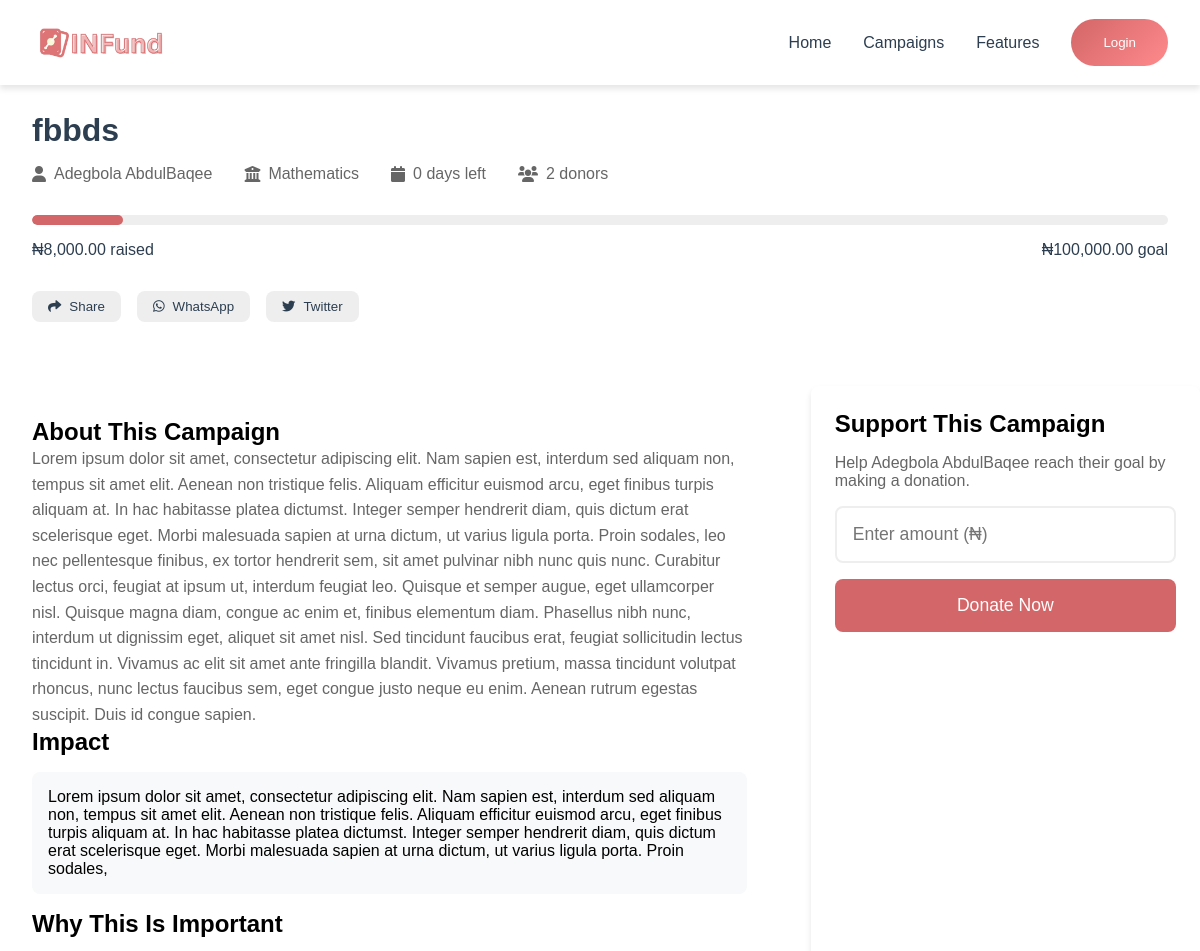
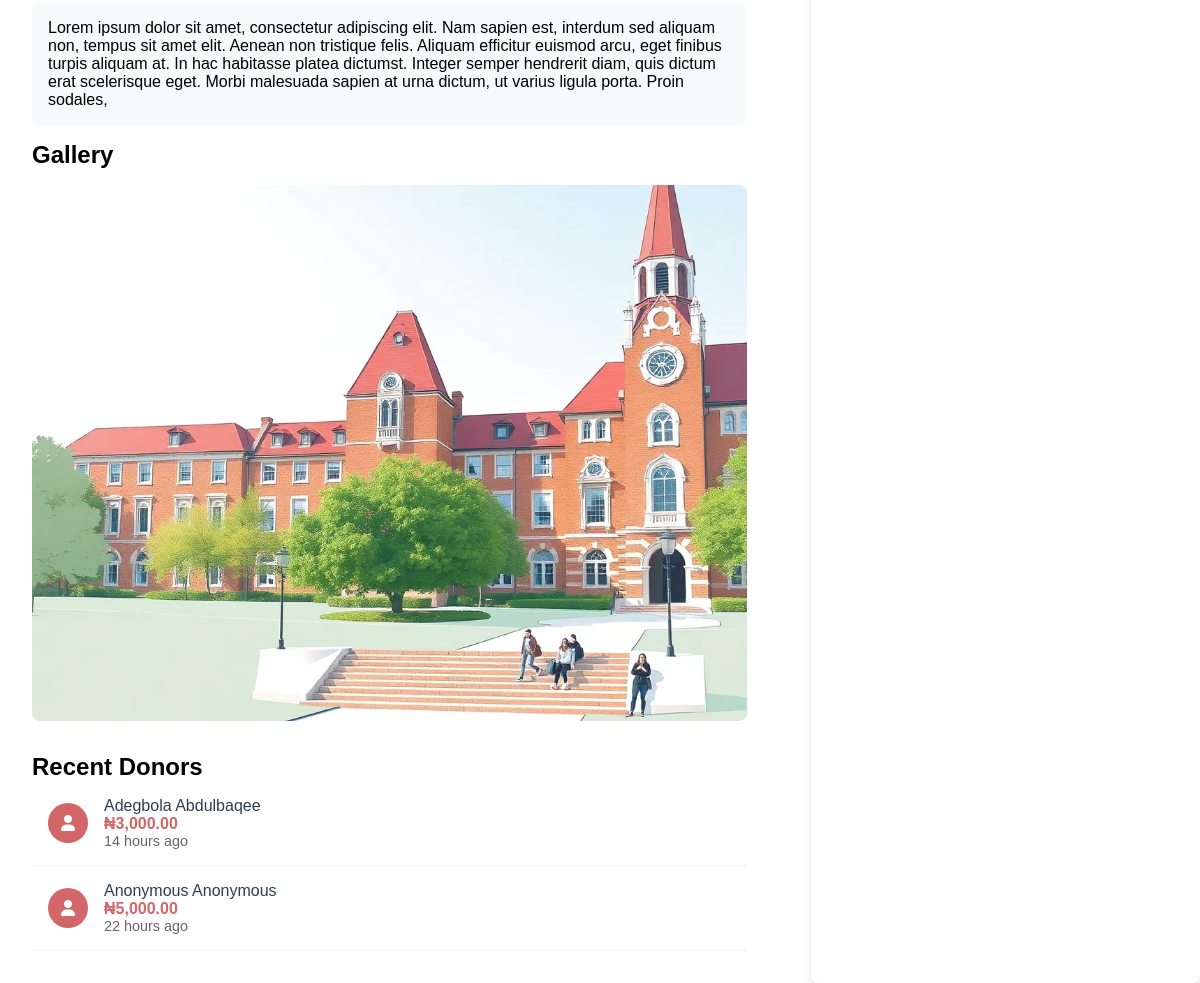
Screenshot of /dashboard/campaign.php?id=4 with the database file from the repository (2 pictures, top to bottom).
### tables this page shows
CREATE TABLE `campaigns` (
  `id` int(11) NOT NULL,
  `title` varchar(255) NOT NULL,
  `description` text NOT NULL,
  `impact` text DEFAULT NULL,
  `importance` text DEFAULT NULL,
  `uid` int(11) NOT NULL,
  `goal_amount` decimal(15,2) NOT NULL,
  `university` varchar(200) DEFAULT NULL,
  `amount_raised` decimal(15,2) DEFAULT 0.00,
  `start_date` date NOT NULL,
  `end_date` date NOT NULL,
  `status` enum('active','completed','cancelled') DEFAULT 'active',
  `created_at` timestamp NOT NULL DEFAULT current_timestamp(),
  `updated_at` timestamp NOT NULL DEFAULT current_timestamp() ON UPDATE current_timestamp(),
  `image1` varchar(1000) NOT NULL,
  `image2` varchar(1000) DEFAULT NULL,
  `image3` varchar(1000) DEFAULT NULL,
  `image4` varchar(1000) DEFAULT NULL
);

CREATE TABLE `users` (
  `id` int(11) NOT NULL,
  `fullname` varchar(1000) NOT NULL,
  `email` varchar(200) DEFAULT NULL,
  `balance` decimal(15,2) NOT NULL DEFAULT 0.00,
  `username` varchar(30) NOT NULL,
  `phone` varchar(30) DEFAULT NULL,
  `dob` varchar(200) DEFAULT NULL,
  `country` varchar(200) DEFAULT NULL,
  `state` varchar(1000) DEFAULT NULL,
  `university` varchar(1000) DEFAULT NULL,
  `faculty` varchar(1000) DEFAULT NULL,
  `department` varchar(1000) DEFAULT NULL,
  `matric_no` varchar(1000) NOT NULL,
  `password` varchar(1000) DEFAULT NULL,
  `level` varchar(200) NOT NULL DEFAULT '100',
  `bank_id` varchar(200) DEFAULT NULL,
  `bank_account_name` varchar(200) DEFAULT NULL,
  `account_number` int(30) DEFAULT NULL,
  `created_at` varchar(1000) DEFAULT current_timestamp(),
  `last_login` varchar(1000) DEFAULT current_timestamp(),
  `gender` varchar(1000) DEFAULT NULL
);

CREATE TABLE `donations` (
  `id` int(11) NOT NULL,
  `campaign_id` int(11) NOT NULL,
  `donor_name` varchar(255) DEFAULT 'Anonymous',
  `amount` decimal(15,2) NOT NULL,
  `email` varchar(255) DEFAULT NULL,
  `created_at` timestamp NOT NULL DEFAULT current_timestamp()
);

### dashboard/campaign.php (the view, shortened to what this page needs)
<?php
require_once '../config/config.php';
function getCampaignDetails($campaign_id)
{
    global $conn;
    $query = "SELECT c.*, u.fullname, u.department, u.faculty
              FROM campaigns c
              JOIN users u ON c.uid = u.id
              WHERE c.id = ?";
    $stmt = $conn->prepare($query);
    $stmt->bind_param("i", $campaign_id);
    $stmt->execute();
    $result = $stmt->get_result();
    return $result->fetch_assoc();
}
function getRecentDonors($campaign_id, $limit = 3)
{
    global $conn;
    $query = "SELECT donor_name, amount, created_at
              FROM donations
              WHERE campaign_id = ?
              ORDER BY created_at DESC
              LIMIT ?";
    $stmt = $conn->prepare($query);
    $stmt->bind_param("ii", $campaign_id, $limit);
    $stmt->execute();
    return $stmt->get_result()->fetch_all(MYSQLI_ASSOC);
}
$campaign_id = isset($_GET['id']) ? intval($_GET['id']) : 0;
$campaign = getCampaignDetails($campaign_id);
$end_date = new DateTime($campaign['end_date']);
$today = new DateTime();
$days_left = $today->diff($end_date)->days;
$progress = ($campaign['amount_raised'] / $campaign['goal_amount']) * 100;
?>
<?php if (!isset($_SESSION['user_id'])) { ?>
    <head>
        <link rel="stylesheet" href="https://cdnjs.cloudflare.com/ajax/libs/font-awesome/6.0.0/css/all.min.css">
        <link rel="stylesheet" href="../assets/css/colors.css">
        <link rel="stylesheet" href="../assets/css/user/campaign.css">
        <link rel="stylesheet" href="../assets/css/landing/nav_only.css">
    </head>
    <nav>
        <div class="nav-content">
            <div class="logo">
                <img src='../assets/images/static/logo_text.png' alt="InFund" />
            </div>
            <ul class="nav-links">
                <li><a href="../#home">Home</a></li>
                <li><a href="../#campaigns">Campaigns</a></li>
                <li><a href="../#features">Features</a></li>
                <li><a href="../login"><button class="btn-primary">Login</button></a></li>
            </ul>
        </div>
    </nav>
<?php } ?>
<main class="main-content">
    <div class="campaign-detail-header">
        <h1 class="campaign-title"><?php echo htmlspecialchars($campaign['title']); ?></h1>
        <div class="campaign-meta">
            <div class="meta-item">
                <i class="fas fa-user"></i>
                <span><?php echo htmlspecialchars($campaign['fullname']); ?></span>
            </div>
            <div class="meta-item">
                <i class="fas fa-university"></i>
                <span><?php echo htmlspecialchars($campaign['department']); ?></span>
            </div>
            <div class="meta-item">
                <i class="fas fa-calendar"></i>
                <span><?php echo $days_left; ?> days left</span>
            </div>
            <div class="meta-item">
                <i class="fas fa-users"></i>
                <span><?php echo count(getRecentDonors($campaign_id, 1000)); ?> donors</span>
            </div>
        </div>
        <div class="progress-section">
            <div class="progress-bar">
                <div class="progress-fill" style="width: <?php echo min(100, $progress); ?>%"></div>
            </div>
            <div class="progress-stats">
                <span>₦<?php echo number_format($campaign['amount_raised'], 2); ?> raised</span>
                <span>₦<?php echo number_format($campaign['goal_amount'], 2); ?> goal</span>
            </div>
        </div>
        <div class="share-buttons">
            <button class="share-button">
                <i class="fas fa-share"></i>
                Share
            </button>
            <button class="share-button">
                <i class="fab fa-whatsapp"></i>
                WhatsApp
            </button>
            <button class="share-button">
                <i class="fab fa-twitter"></i>
                Twitter
            </button>
        </div>
    </div>
    <div class="campaign-content">
        <div class="campaign-description">
            <h2>About This Campaign</h2>
            <div class="description-content">
                <?php echo nl2br(htmlspecialchars($campaign['description'])); ?>
            </div>
            <?php if ($campaign['impact']) : ?>
                <h2>Impact</h2>
                <div class="impact-content">
                    <?php echo nl2br(htmlspecialchars($campaign['impact'])); ?>
                </div>
            <?php endif; ?>
            <?php if ($campaign['importance']) : ?>
                <h2>Why This Is Important</h2>
                <div class="importance-content">
                    <?php echo nl2br(htmlspecialchars($campaign['importance'])); ?>
                </div>
            <?php endif; ?>
            <?php if ($campaign['image1'] || $campaign['image2'] || $campaign['image3'] || $campaign['image4']) : ?>
                <h2>Gallery</h2>
                <div class="campaign-gallery">
                    <?php
                    for ($i = 1; $i <= 4; $i++) {
                        $image = $campaign['image' . $i];
                        if ($image) {
                            echo '<div class="gallery-item">';
                            echo '<img src="../assets/images/campaigns/' . htmlspecialchars($image) . '" alt="Campaign Image ' . $i . '">';
                            echo '</div>';
                        }
                    }
                    ?>
                </div>
            <?php endif; ?>
            <div class="donor-list">
                <h2>Recent Donors</h2>
                <?php
                $recent_donors = getRecentDonors($campaign_id);
                foreach ($recent_donors as $donor) :
                ?>
                    <div class="donor-card">
                        <div class="donor-avatar">
                            <i class="fas fa-user"></i>
                        </div>
                        <div class="donor-info">
                            <div class="donor-name"><?php echo htmlspecialchars($donor['donor_name']); ?></div>
                            <div class="donation-amount">₦<?php echo number_format($donor['amount'], 2); ?></div>
                            <div class="donation-time"><?php echo timeAgo($donor['created_at']); ?></div>
                        </div>
                    </div>
                <?php endforeach; ?>
            </div>
        </div>
        <div class="donate-section">
            <h2>Support This Campaign</h2>
            <p style="margin: 1rem 0; color: #666;">Help <?php echo htmlspecialchars($campaign['fullname']); ?> reach their goal by making a donation.</p>
            <input type="number" class="donation-input" placeholder="Enter amount (₦)" min="100">
            <button class="donate-button" onclick="openDonateModal()">Donate Now</button>
        </div>
    </div>
</main>
<?php
function timeAgo($timestamp)
{
    $datetime = new DateTime($timestamp);
    $now = new DateTime();
    $interval = $now->diff($datetime);
    if ($interval->h > 0) return $interval->h . ' hour' . ($interval->h > 1 ? 's' : '') . ' ago';
    return 'just now';
}
?>

### assets/css/user/campaign.css (style rules this page uses)
.campaign-detail-header { background: var(--card-background); padding: 2rem; border-radius: var(--border-radius); margin-bottom: 2rem; position: relative; overflow: hidden; }
.campaign-detail-header::before { content: ""; position: absolute; top: 0; left: 0; right: 0; height: 5px; background: var(--accent-color); }
.campaign-title { font-size: 2rem; color: var(--text-color); margin-bottom: 1rem; }
.campaign-meta { display: flex; gap: 2rem; margin-bottom: 1.5rem; color: #666; flex-wrap: wrap; }
.meta-item { display: flex; align-items: center; gap: 0.5rem; }
.progress-section { margin: 2rem 0; }
.progress-bar { height: 10px; background: #eee; border-radius: 5px; margin: 1rem 0; overflow: hidden; }
.progress-fill { height: 100%; background: var(--accent-color); border-radius: 5px; transition: width 1s ease; }
.progress-stats { display: flex; justify-content: space-between; margin-top: 0.5rem; color: var(--text-color); }
.donate-section { position: sticky; top: 2rem; background: var(--card-background); padding: 1.5rem; border-radius: var(--border-radius); box-shadow: var(--shadow); }
.donate-button { width: 100%; padding: 1rem; background: var(--accent-color); color: white; border: none; border-radius: var(--border-radius); font-size: 1.1rem; cursor: pointer; transition: var(--transition); }
.donation-input { width: 100%; padding: 1rem; border: 2px solid #eee; border-radius: var(--border-radius); margin-bottom: 1rem; font-size: 1.1rem; }
.campaign-content { display: grid; grid-template-columns: 2fr 1fr; gap: 2rem; margin-top: 2rem; }
.campaign-description { background: var(--card-background); padding: 2rem; border-radius: var(--border-radius); }
.description-content { color: #666; line-height: 1.6; }
.donor-list { margin-top: 2rem; }
.donor-card { display: flex; align-items: center; gap: 1rem; padding: 1rem; border-bottom: 1px solid #eee; }
.donor-avatar { width: 40px; height: 40px; border-radius: 50%; background: var(--accent-color); display: flex; align-items: center; justify-content: center; color: white; }
.donor-info { flex: 1; }
.donor-name { font-weight: 500; color: var(--text-color); }
.donation-amount { color: var(--accent-color); font-weight: 600; }
.donation-time { font-size: 0.9rem; color: #666; }
.share-buttons { display: flex; gap: 1rem; margin-top: 1rem; }
.share-button { padding: 0.5rem 1rem; border: none; border-radius: var(--border-radius); background: #eee; color: var(--text-color); cursor: pointer; transition: var(--transition); display: flex; align-items: center; gap: 0.5rem; }
.campaign-gallery { display: grid; grid-template-columns: repeat(auto-fit, minmax(200px, 1fr)); gap: 1rem; margin: 1rem 0; }
.gallery-item { position: relative; padding-top: 75%; overflow: hidden; border-radius: 8px; }
.gallery-item img { position: absolute; top: 0; left: 0; width: 100%; height: 100%; object-fit: cover; transition: transform 0.3s ease; }
.impact-content, .importance-content { margin: 1rem 0; padding: 1rem; background-color: #f8f9fa; border-radius: 8px; }

### assets/css/landing/nav_only.css (style rules this page uses)
* { margin: 0; padding: 0; box-sizing: border-box; }
nav { background-color: var(--card-background); padding: 0.2rem 1rem; position: fixed; width: 100%; top: 0; z-index: 100; box-shadow: var(--shadow); }
.nav-content { max-width: 1200px; margin: 0 auto; display: flex; justify-content: space-between; align-items: center; padding: 1rem; }
.logo { font-size: 1rem; font-weight: bold; color: var(--primary-color); z-index: 101; }
.logo img { height: 30px; width: auto; }
.nav-links { display: flex; gap: 2rem; list-style: none; align-items: center; }
.nav-links a { text-decoration: none; color: var(--text-color); transition: var(--transition); padding: 0.5rem 0; }
.btn-primary, .btn-secondary { display: inline-flex; align-items: center; gap: 0.5rem; padding: 1rem 2rem; border-radius: 30px; font-weight: 500; transition: var(--transition); text-decoration: none; text-align: center; justify-content: center; }
.btn-primary { background: var(--gradient); color: white; border: none; }
main { padding-top: 80px; }

### rows the page displays
campaigns: title "fbbds", uid.fullname "Adegbola AbdulBaqee", uid.department "Mathematics", amount_raised "8,000.00", goal_amount "100,000.00", description "Lorem ipsum dolor sit amet, consectetur adipiscing elit. Nam sapien est, interdum sed aliquam non, tempus sit amet elit. Aenean non tristique felis. Aliquam efficitur euismod arcu, eget finibus turpis aliquam at. In hac habitasse platea dictumst. Integer semper hendrerit diam, quis dictum erat scelerisque eget. Morbi malesuada sapien at urna dictum, ut varius ligula porta. Proin sodales, leo nec pellentesque finibus, ex tortor hendrerit sem, sit amet pulvinar nibh nunc quis nunc. Curabitur lectus orci, feugiat at ipsum ut, interdum feugiat leo. Quisque et semper augue, eget ullamcorper nisl. Quisque magna diam, congue ac enim et, finibus elementum diam. Phasellus nibh nunc, interdum ut…", impact "Lorem ipsum dolor sit amet, consectetur adipiscing elit. Nam sapien est, interdum sed aliquam non, tempus sit amet elit. Aenean non tristique felis. Aliquam efficitur euismod arcu, eget finibus turpis aliquam at. In hac habitasse platea dictumst. Integer semper hendrerit diam, quis dictum erat scelerisque eget. Morbi malesuada sapien at urna dictum, ut varius ligula porta. Proin sodales,", importance "Lorem ipsum dolor sit amet, consectetur adipiscing elit. Nam sapien est, interdum sed aliquam non, tempus sit amet elit. Aenean non tristique felis. Aliquam efficitur euismod arcu, eget finibus turpis aliquam at. In hac habitasse platea dictumst. Integer semper hendrerit diam, quis dictum erat scelerisque eget. Morbi malesuada sapien at urna dictum, ut varius ligula porta. Proin sodales,", image1 (picture)
donations: donor_name "Adegbola Abdulbaqee", amount "3,000.00", created_at "14 hours ago"
donations: donor_name "Anonymous Anonymous", amount "5,000.00", created_at "22 hours ago"

### other values shown
count(getRecentDonors($campaign_id, 1000)) "2"
